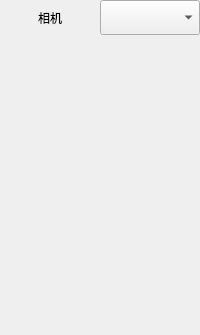
      <widget class="QWidget" name="widget_4" native="true">
       <layout class="QGridLayout" name="gridLayout" rowstretch="0,1">
        <property name="leftMargin">
         <number>0</number>
        </property>
        <property name="topMargin">
         <number>0</number>
        </property>
        <property name="rightMargin">
         <number>0</number>
        </property>
        <property name="bottomMargin">
         <number>0</number>
        </property>
        <property name="spacing">
         <number>0</number>
        </property>
        <item row="0" column="0">
         <layout class="QHBoxLayout" name="horizontalLayout_30" stretch="1,1">
          <property name="spacing">
           <number>0</number>
          </property>
          <item>
           <widget class="QLabel" name="label">
            <property name="sizePolicy">
             <sizepolicy hsizetype="Preferred" vsizetype="Fixed">
              <horstretch>0</horstretch>
              <verstretch>0</verstretch>
             </sizepolicy>
            </property>
            <property name="minimumSize">
             <size>
              <width>0</width>
              <height>35</height>
             </size>
            </property>
            <property name="text">
             <string>相机</string>
            </property>
            <property name="alignment">
             <set>Qt::AlignCenter</set>
            </property>
           </widget>
          </item>
          <item>
           <widget class="vComboBox" name="cbx_Camera">
            <property name="minimumSize">
             <size>
              <width>0</width>
              <height>35</height>
             </size>
            </property>
           </widget>
          </item>
         </layout>
        </item>
        <item row="1" column="0">
         <widget class="QWidget" name="widget_5" native="true">
          <property name="minimumSize">
           <size>
            <width>0</width>
            <height>300</height>
           </size>
          </property>
          <layout class="QGridLayout" name="CameraLayout">
           <property name="leftMargin">
            <number>0</number>
           </property>
           <property name="topMargin">
            <number>0</number>
           </property>
           <property name="rightMargin">
            <number>0</number>
           </property>
           <property name="bottomMargin">
            <number>0</number>
           </property>
           <property name="spacing">
            <number>0</number>
           </property>
          </layout>
         </widget>
        </item>
       </layout>
      </widget>
